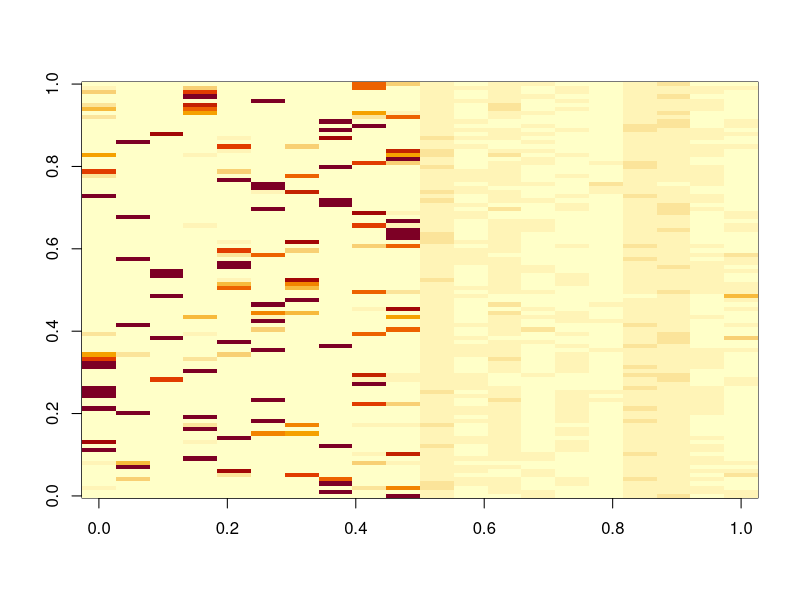

Write the R code that produced this figure. (Note: this script raises an error after producing the figure.)
n.inputs <- 100
n.outputs <- 20
correlation.of.inputs <- 0 #must be between 0 and 1 
learning.rate <- 0.01
trace.param <- 0.2 #higher -> learning less spread out over time. Lower -> learning more spread out over time
n.training <- 5000
n.input.possibilities <- 100
trace <- rep(0, times = n.outputs) 
sigmoid.activation <- function(x){
  return(1 / (1+exp(-x)))
}
p <- 1 # p must be between 0 and 1
# A value of 0 represents a totally segregated model (visual inputs processed totally separately from auditory inptus) 
# A value of 1 represents a totally integrated model (visual inputs and auditory inputs are integrated and processed together)


integration <- function(p){ 
  
  weights <- matrix(runif(n.inputs*n.outputs, min=0, max=1), nrow=n.inputs, ncol=n.outputs)
  
  
  for(input in 1:(n.inputs/2)){
    for(output in (n.outputs/2 + 1):n.outputs){
      if(runif(1) > p){
        weights[input,output] <- NA
      }
    }
  }
  
  for(input in (n.inputs/2 + 1):n.inputs){
    for(output in 1:(n.outputs/2)){
      if(runif(1) > p){
        weights[input,output] <- NA
      }
    }
  }
  
  return(weights)
}

weights <- integration(p)


forward.pass <- function(input){
  
  output <- numeric(n.outputs)
  for(j in 1:n.outputs){
    output[j] <- sigmoid.activation(sum(input*weights[,j], na.rm = T)) 
  }
  
  o.1 <- output[1:(n.outputs/2)]
  o.2 <- output[(n.outputs/2 + 1):n.outputs]
  
  o.1[which.max(o.1)] <- 1
  o.1[o.1 != 1] <- 0
  
  o.2[which.max(o.2)] <- 1
  o.2[o.2 != 1] <- 0
  
  output <- c(o.1, o.2)
  
  return(output)
}



trace.update <- function(input){
  output <- forward.pass(input)
  
  for(i in 1:n.outputs){
    trace[i] <<- (1 - trace.param) * trace[i] + trace.param * output[i]
    for(j in 1:n.inputs){
      if(!is.na(weights[j,i])){
        weights[j,i] <<- weights[j,i] + learning.rate * trace[i] * input[j] - learning.rate * trace[i] * weights[j,i]  
      }
    }
  }
}





batch <- function(n.training){ 

  pb <- txtProgressBar(min=1, max=n.training, style=3)
  for(i in 1:n.training){
    g <- input.correlation() 
    for(o in 1:nrow(g)){   
      trace.update(g[o,])
    }
    setTxtProgressBar(pb, i)
  }
}






### generating inputs ###

possible.inputs <- matrix(0, nrow=n.input.possibilities, ncol=(n.inputs/2))

many.possible.input.vectors <- function(){
  for(i in  1:n.input.possibilities){
    possible.inputs[i,sample((n.inputs/2), ((n.inputs/2)*0.1), replace=F)] <<- 1
  }
  
}
many.possible.input.vectors()


input.correlation <- function(){
  groups <<- list(possible.inputs[1:10,],
                  possible.inputs[11:20,],  
                  possible.inputs[21:30,],
                  possible.inputs[31:40,],
                  possible.inputs[41:50,],
                  possible.inputs[51:60,],
                  possible.inputs[61:70,],
                  possible.inputs[71:80,],
                  possible.inputs[81:90,],
                  possible.inputs[91:100,])
  
  if(runif(1) <= correlation.of.inputs){
    both.inputs.drawn.from <- sample(groups,1,replace=T)
    both.inputs.drawn.from <- do.call(rbind, both.inputs.drawn.from)
    input <- cbind(both.inputs.drawn.from, both.inputs.drawn.from)
  } else{
    else.function()
    while(all(input1.drawn.from == input2.drawn.from)){
      else.function()}
    input <- cbind(input1.drawn.from, input2.drawn.from)
  }
  return(input)
}

else.function <- function(){
  input1.drawn.from <<- sample(groups,1,replace=T)
  input1.drawn.from <<- do.call(rbind, input1.drawn.from)
  input2.drawn.from <<- sample(groups,1,replace=T)
  input2.drawn.from <<- do.call(rbind, input2.drawn.from)
}




### Measuring Stability ###



stability.within.groups.seg <- function(){
  storing.outputs <- matrix(NA, nrow = 1000, ncol= 20)
  for(a in 1:10){
    inputA <- groups[[a]]  
    for(b in 1:10){
      inputB <- groups[[b]]
      for(i in 1:10){
        one.output <- forward.pass(c(inputA[i,], inputB[i,])) 
        storing.outputs[100 * (a-1) + 10 * (b-1) + i, ] <- one.output
      }
    }
  }
  
  stability1 <- colSums(storing.outputs[1:100,])
  stability2 <- colSums(storing.outputs[101:200,])
  stability3 <- colSums(storing.outputs[201:300,])
  stability4 <- colSums(storing.outputs[301:400,])
  stability5 <- colSums(storing.outputs[401:500,])
  stability6 <- colSums(storing.outputs[501:600,])
  stability7 <- colSums(storing.outputs[601:700,])
  stability8 <- colSums(storing.outputs[701:800,])
  stability9 <- colSums(storing.outputs[801:900,])
  stability10 <- colSums(storing.outputs[901:1000,])
  stability <- rbind(stability1, stability2, stability3, stability4, stability5, 
                     stability6, stability7, stability8, stability9, stability10)
  
  entropy1 <- c(entropy.calc(stability1[1:10]), entropy.calc(stability1[11:20]))
  entropy2 <- c(entropy.calc(stability2[1:10]), entropy.calc(stability2[11:20]))
  entropy3 <- c(entropy.calc(stability3[1:10]), entropy.calc(stability3[11:20]))
  entropy4 <- c(entropy.calc(stability4[1:10]), entropy.calc(stability4[11:20]))
  entropy5 <- c(entropy.calc(stability5[1:10]), entropy.calc(stability5[11:20]))
  entropy6 <- c(entropy.calc(stability6[1:10]), entropy.calc(stability6[11:20])) 
  entropy7 <- c(entropy.calc(stability7[1:10]), entropy.calc(stability7[11:20]))
  entropy8 <- c(entropy.calc(stability8[1:10]), entropy.calc(stability8[11:20]))
  entropy9 <- c(entropy.calc(stability9[1:10]), entropy.calc(stability9[11:20]))
  entropy10 <- c(entropy.calc(stability10[1:10]), entropy.calc(stability10[11:20]))
  entropy <- rbind(entropy1, entropy2, entropy3, entropy4, entropy5,
                   entropy6, entropy7, entropy8, entropy9, entropy10)
  entropies <- c(entropy1[1], entropy2[1], entropy3[1], entropy4[1], entropy5[1],
                 entropy6[1], entropy7[1], entropy8[1], entropy9[1], entropy10[1])
  
  entropy.mean <- mean(entropies)
  
  return(entropy.mean)
  
}




stability.within.groups.int <- function(){
  storing.outputs <- matrix(NA, nrow = 1000, ncol= 20)
  for(a in 1:10){
    inputA <- groups[[a]]  
    for(b in 1:10){
      inputB <- groups[[b]]
      for(i in 1:10){
        one.output <- forward.pass(c(inputA[i,], inputB[i,])) 
        storing.outputs[100 * (a-1) + 10 * (b-1) + i, ] <- one.output
      }
    }
  }
  
  stability1 <- colSums(storing.outputs[1:100,])
  stability2 <- colSums(storing.outputs[101:200,])
  stability3 <- colSums(storing.outputs[201:300,])
  stability4 <- colSums(storing.outputs[301:400,])
  stability5 <- colSums(storing.outputs[401:500,])
  stability6 <- colSums(storing.outputs[501:600,])
  stability7 <- colSums(storing.outputs[601:700,])
  stability8 <- colSums(storing.outputs[701:800,])
  stability9 <- colSums(storing.outputs[801:900,])
  stability10 <- colSums(storing.outputs[901:1000,])
  stability <- rbind(stability1, stability2, stability3, stability4, stability5, 
                     stability6, stability7, stability8, stability9, stability10)
  
  entropy1 <- c(entropy.calc(stability1[1:10]), entropy.calc(stability1[11:20]))
  entropy2 <- c(entropy.calc(stability2[1:10]), entropy.calc(stability2[11:20]))
  entropy3 <- c(entropy.calc(stability3[1:10]), entropy.calc(stability3[11:20]))
  entropy4 <- c(entropy.calc(stability4[1:10]), entropy.calc(stability4[11:20]))
  entropy5 <- c(entropy.calc(stability5[1:10]), entropy.calc(stability5[11:20]))
  entropy6 <- c(entropy.calc(stability6[1:10]), entropy.calc(stability6[11:20])) 
  entropy7 <- c(entropy.calc(stability7[1:10]), entropy.calc(stability7[11:20]))
  entropy8 <- c(entropy.calc(stability8[1:10]), entropy.calc(stability8[11:20]))
  entropy9 <- c(entropy.calc(stability9[1:10]), entropy.calc(stability9[11:20]))
  entropy10 <- c(entropy.calc(stability10[1:10]), entropy.calc(stability10[11:20]))
  entropy <- rbind(entropy1, entropy2, entropy3, entropy4, entropy5,
                   entropy6, entropy7, entropy8, entropy9, entropy10)
  
  return(mean(entropy))
  
}


entropy.calc <- function(v){
  v <- v / sum(v)
  e.sum <- 0
  for(i in 1:length(v)){
    if(v[i] != 0){
      e.sum <- e.sum + -v[i] * log2(v[i])
    }
  }
  return(e.sum)
}


#### wacky visualization stuff ####

output.matrix.visualization <- function() {
  output.matrix <- matrix(0, nrow=100, ncol=n.outputs)
  
  for(a in 1:10){
    inputA <- groups[[a]]
    for(i in 1:10){
      output <- numeric(n.outputs)
      for(b in 1:10){
        inputB <- groups[[b]]
        for(j in 1:10){
          output <- output + forward.pass(c(inputA[i,], inputB[j,]))
        }
      }
      output.matrix[10 * (a-1) + i, ] <- output
    }
  }
  
  image(t(output.matrix[100:1,]))
}

### Running Trials and Testing ###

batch(n.training)
for(i in 1:n.inputs){
  for(j in 1:n.outputs){
    if(weights[i, j] == -100){
      weights[i, j] <- NA
    }
  }
}

output.matrix.visualization()
stability.within.groups.seg()
stability.within.groups.int()

entropies <- c(entropy1[2], entropy2[2], entropy3[2], entropy4[2], entropy5[2],
               entropy6[2], entropy7[2], entropy8[2], entropy9[2], entropy10[2])

mean(entropies)

# for noise- in each input vector change a zero to a one and a one to a zero
# write noise function to pass input into each time and change the numbers around a little
#graphs of entropy with batches, integration, and correlation

